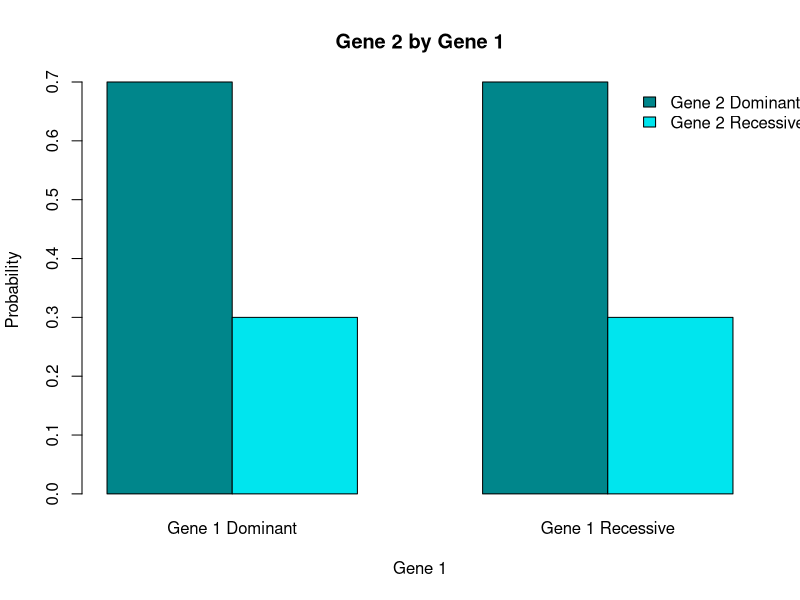

R code for this plot:
## ---- chunk 1
knitr::opts_chunk$set(echo = TRUE)
## ---- chunk 2
# contingency table with frequencies

mytable <- matrix(c(56,24,14,6), nrow = 2, ncol = 2, byrow = TRUE)
rownames(mytable)<-c("Gene 1 Dominant","Gene 1 Recessive")
colnames(mytable)<-c("Gene 2 Dominant","Gene 2 Recessive")
mytable
## ---- chunk 3
# contingency table with frequencies

mytable <- matrix(c(56,24,14,6), nrow = 2, ncol = 2, byrow = TRUE)
rownames(mytable)<-c("Gene 1 Dominant","Gene 1 Recessive")
colnames(mytable)<-c("Gene 2 Dominant","Gene 2 Recessive")
mytable
## ---- chunk 4
mytable.prop <- prop.table(mytable)
p<-round(mytable.prop,3)
p

## ---- chunk 5
# Gene 1 Dominant and Gene 1 Dominant
#0.56= 0.80*0.7

0.80*0.7

# Gene 1 Recessive and Gene 2 Dominant
#0.14= 0.20* 0.70

0.20* 0.70

# Gene 1 Dominant and Gene 2 Recessive
# 0.24=0.80*0.30

0.80*0.30

# Gene 1 Recessive and Gene 2 Recessive
# 0.06=0.30*0.20

0.30*0.20

## ---- chunk 6
mytable.prop <- prop.table(mytable,1)
mytable.prop
p<-round(mytable.prop,3)
p
## ---- chunk 7
barplot(t(mytable.prop), ylab="Probability", xlab="Gene 1", main="Gene 2 by Gene 1", col=c("turquoise4", "turquoise2" ), beside=TRUE, width=.3, legend.text = TRUE, 
        args.legend = list(x = "topright", bty = "n", inset=c(-0.08, 0)))

